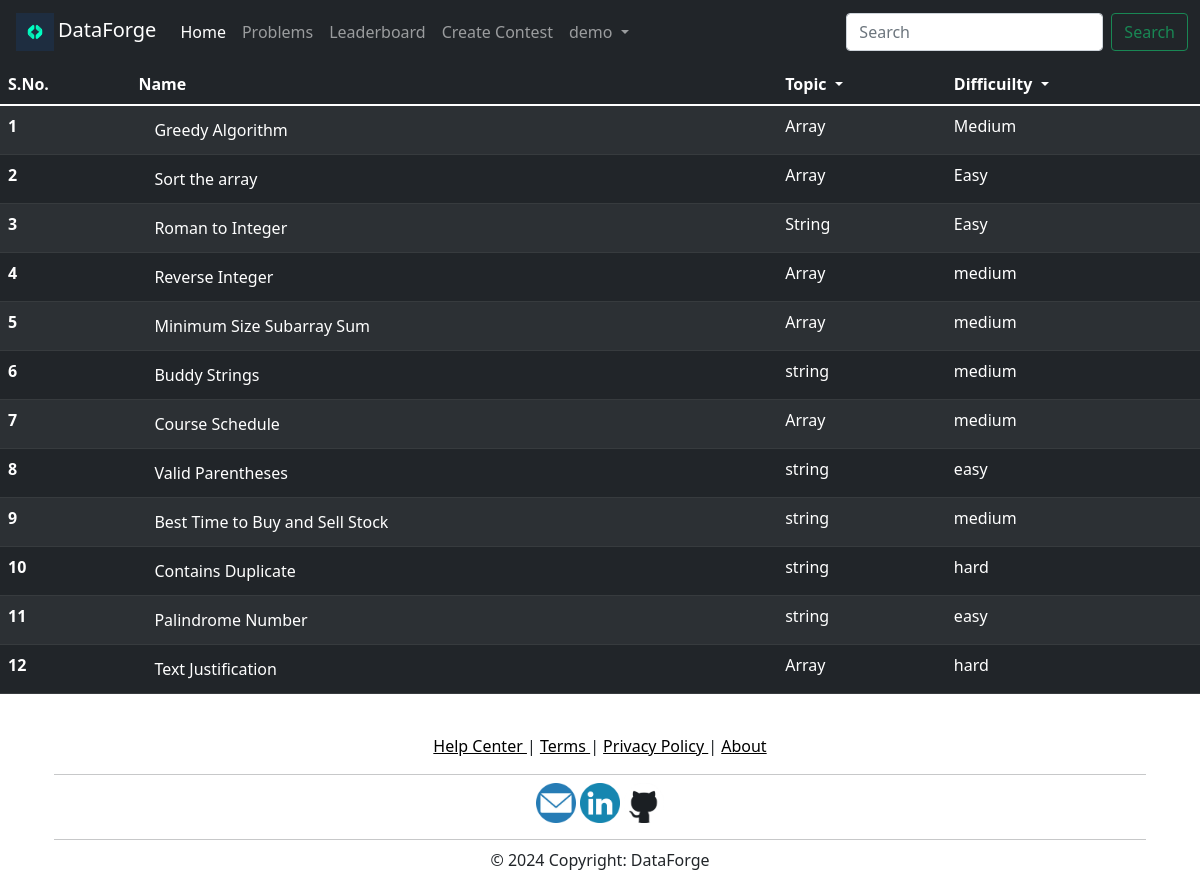
The app's page /problems/demo/ with its own data.
### Home/models.py (models this page shows, shortened)
class User(models.Model):
    username = models.CharField(primary_key=True,max_length=122)
    name = models.CharField(max_length=122)
    email = models.CharField(unique=True,max_length=122)
    password = models.CharField(max_length=32)
    problems_solved = models.IntegerField(default=0)

class Problem(models.Model):
    id = models.IntegerField(primary_key=True)
    name = models.CharField(max_length=122)
    type = models.CharField(max_length=50)
    difficuilty = models.CharField(max_length=10)
    statement = models.TextField()
    task = models.TextField(null=True)
    time_complexity = models.CharField(max_length=50,null=True)
    space_complexity = models.CharField(max_length=50,null=True)
    constraints = models.CharField(max_length=122,null=True)
    example = models.TextField(null=True)

### Home/views.py (the view)
# urls.py: path("problems/", views.problems, name="problems"),  # Add this line for /problems/ endpoint
def problems(request, user_name=None):
    user = None
    rank = None
    if user_name is not None:
        try:
            user = User.objects.get(username=str(user_name))
            rank = User.objects.all().filter(problems_solved__gt=user.problems_solved).count() + 1
        except User.DoesNotExist:
            pass
    problems = Problem.objects.all()
    types = Problem.objects.values('type').distinct()
    return render(request, 'problems.html', {'user': user, 'problems': problems, 'types': types, 'rank': rank})

### templates/problems.html (shortened to what this page needs)
{% extends 'base.html' %}
{% block account %}
  <li class="nav-item dropdown">
    <a class="nav-link dropdown-toggle" href="#" id="navbarDropdown" role="button" data-bs-toggle="dropdown" aria-expanded="false">
        {{ user.name }}
    </a>
  </li>
{% endblock account %}
{% block problems %}
<li class="nav-item">
  <a class="nav-link" href="/problems/{{ user.username }}">Problems</a>
</li>
{% endblock problems %}
{% block navbar %}
  <form class="d-flex" method="post" action="/problem_search/{{ user.username }}">
    <input class="form-control me-2" type="search" name="search" placeholder="Search" aria-label="Search">
    <button class="btn btn-outline-success" type="submit">Search</button>
  </form>
{% endblock navbar %}
{% block body %}
<table class="table table-dark table-striped">
    <thead>
      <tr>
        <th scope="col">S.No.</th>
        <th scope="col">Name</th>
        <th scope="col dropdown">
                <a class="nav-link dropdown-toggle px-0 py-0" href="#" id="navbarDropdown" role="button" data-bs-toggle="dropdown" aria-expanded="false" style="color:white">
                  Topic
                </a>
        </th>
        <th scope="col">
            <a class="nav-link dropdown-toggle px-0 py-0" href="#" id="navbarDropdown" role="button" data-bs-toggle="dropdown" aria-expanded="false" style="color:white">
                Difficuilty
              </a>
        </th>
      </tr>
    </thead>
    <tbody>
        {% for item in problems %}
          <tr>
            <th scope="row">{{ forloop.counter }}</th>
            <td><a class="nav-link py-1" href="/problem_desc/{{ user.username }}/{{ item.id }}" style="color:white">{{ item.name }}</td>
            <td>{{ item.type }}</td>
            <td>{{ item.difficuilty }}</td>
          </tr>
        {% endfor %}
    </tbody>
  </table>
{% endblock body %}

### records on screen
User: name "demo"
Problem: name "Greedy Algorithm", type "Array", difficuilty "Medium"
Problem: name "Sort the array", type "Array", difficuilty "Easy"
Problem: name "Roman to Integer", type "String", difficuilty "Easy"
Problem: name "Reverse Integer", type "Array", difficuilty "medium"
Problem: name "Minimum Size Subarray Sum", type "Array", difficuilty "medium"
Problem: name "Buddy Strings", type "string", difficuilty "medium"
Problem: name "Course Schedule", type "Array", difficuilty "medium"
Problem: name "Valid Parentheses", type "string", difficuilty "easy"
Problem: name "Best Time to Buy and Sell Stock", type "string", difficuilty "medium"
Problem: name "Contains Duplicate", type "string", difficuilty "hard"
Problem: name "Palindrome Number", type "string", difficuilty "easy"
Problem: name "Text Justification", type "Array", difficuilty "hard"
